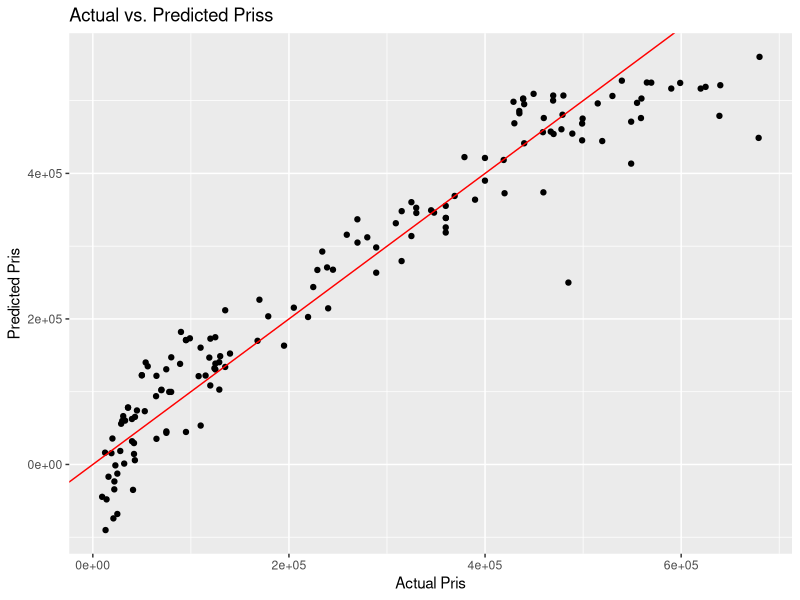

This figure's R source:
# Load required libraries
library(ggplot2) # Visualization
library(dplyr)   # Data manipulation
library(caret)   # Model training and evaluation

# Set working directory to where your CSV file is located
setwd("C:/Users/Isaac/Documents/GitHub/ec-data-science-24/r_programming")

# Load the data
data <- read.csv("blocket_volvo_data.csv", header = TRUE, sep = ",", stringsAsFactors = FALSE)
data <- subset(data, select = -c(Märke, Datum_i_trafik, Motorstorlek, Färg, Hästkrafter, Drivning, Biltyp, Index))


# Step 1: Data Exploration and Cleaning
summary(data)

# Make numeric columns numeric
data$Pris <- gsub("[^0-9.]", "", data$Pris)
data$Pris <- as.numeric(data$Pris)
data$Miltal <- gsub("[^0-9.]", "", data$Miltal)
data$Miltal <- as.numeric(data$Miltal)
data$Modellår <- gsub("[^0-9.]", "", data$Modellår)
data$Modellår <- as.numeric(data$Modellår)

# Remove rows with NA in critical columns
data <- na.omit(data)
data <- subset(data, Modell != "" & Växellåda != "")

# Convert categorical variables to factors
data$Säljare <- as.factor(data$Säljare)
data$Bränsle <- as.factor(data$Bränsle)
data$Växellåda <- as.factor(data$Växellåda)
data$Modell <- as.factor(data$Modell)

# Step 2: Split Data into Training and Testing Sets
set.seed(123) # For reproducibility
index <- createDataPartition(data$Pris, p = 0.8, list = FALSE)
train_data <- data[index, ]
test_data <- data[-index, ]
sapply(train_data, function(x) if (is.factor(x)) levels(x))


# Step 3: Linear Regression Model
model <- lm(Pris ~ ., data = train_data)

# Step 4: Evaluate Model Performance
summary(model)

# Make predictions on the test data
predictions <- predict(model, newdata = test_data)

# Calculate RMSE (Root Mean Squared Error) for model evaluation
rmse <- sqrt(mean((predictions - test_data$Pris)^2))
print(paste("RMSE:", rmse))

# Step 5: Visualize Results
ggplot(data.frame(Actual = test_data$Pris, Predicted = predictions), aes(x = Actual, y = Predicted)) +
  geom_point() +
  geom_abline(intercept = 0, slope = 1, color = "red") + # Perfect prediction line
  labs(title = "Actual vs. Predicted Priss", x = "Actual Pris", y = "Predicted Pris")

